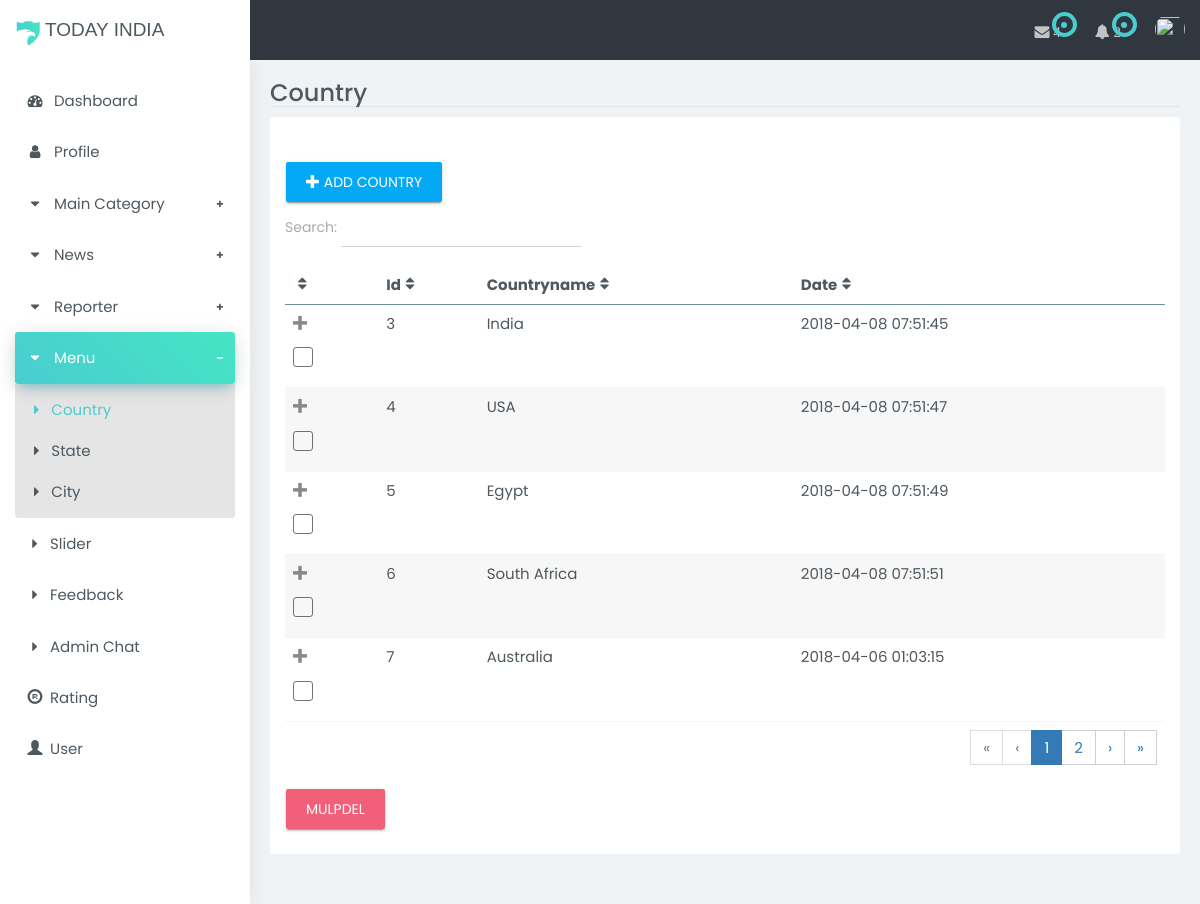
The app's page /Admin/index.php/Countryc with its own data.
### tables this page shows
CREATE TABLE `country` (
  `countryid` int(11) NOT NULL,
  `countryname` varchar(20) NOT NULL,
  `datereg` timestamp NOT NULL DEFAULT CURRENT_TIMESTAMP ON UPDATE CURRENT_TIMESTAMP,
  `countrystatus` enum('Active','Deactive') NOT NULL DEFAULT 'Active'
);

### Admin/application/views/template/content.php (called while the page is built)
<?php
$this->load->view('template/header');
$this->load->view('template/sider');
$this->load->view($page);
?>

### Admin/application/controllers/Countryc.php (called while the page is built, shortened)
<?php
class Countryc extends CI_Controller
{
	public function __construct()
	{
		$this->load->model('Profilem');
		$this->load->model('Countrym');
	}
	public function index()
	{
	    $file['getcountry']=$this->Countrym->getcountry();
		$file['data']=$this->Profilem->profile();
		$file['progress']=$this->Profilem->profileprogress();
		$file['page']="country/country";
		$this->load->view('template/content',$file);
	}
}
?>

### Admin/index.php (called while the page is built, shortened)
<?php
require_once BASEPATH.'core/CodeIgniter.php';

### Admin/application/models/Countrym.php (called while the page is built, shortened)
<?php
class Countrym extends CI_Model
{
	public function getcountry()
	{
		return $this->db->get('country')->result();
	}
}
?>

### Admin/application/views/country/country.php (the view, shortened to what this page needs)
<head>
<link rel="stylesheet"href="<?php echo base_url()?>assets/js/vendor/bootstrap/bootstrap.min.css">
<link rel="stylesheet" href="<?php echo base_url()?>assets/css/vendor/animsition.min.css">
<link rel="stylesheet" href="<?php echo base_url()?>assets/js/vendor/footable/css/footable.core.min.css">
<link rel="stylesheet" href="<?php echo base_url()?>assets/css/main.css">
</head>
<section id="content">
	<div class="page page-tables-footable">
		<div class="b-b mb-10">
			<div class="row">
				<div class="col-sm-6 col-xs-12">
					<h1 class="h3 m-0">Country</h1>
				</div>
			</div>
		</div>
		<div class="row">
			<div class="col-md-12">
				<section class="boxs ">
			<div class="boxs-body">
			 <div class="form-group">
            <a href="<?php echo site_url(); ?>/Countryc/countryins" class="btn btn-raised btn-info"><i class="glyphicon glyphicon-plus"></i> Add Country</a>
             <form method="post" action="<?php echo site_url() ?>/Countryc/muldel">
                <label for="filter" style="padding-top: 5px">Search:</label>
									<input id="filter" type="text" class="form-control rounded w-md mb-10 inline-block" />
								</div>
								<table id="searchTextResults" data-filter="#filter" data-page-size="5" class="footable table table-custom">
									<thead>
										<tr>
											<th></th>
                                            <th>Id</th>
											<th>Countryname</th>
											<th data-hide="phone">Date</th>
										</tr>
									</thead>
									<tbody>
                                    <?php
									foreach($getcountry as $row)
									{?>
                                    <tr>
                                    <td><div class="checkbox"><label>
		                                <input type="checkbox" name="chk[]"  value="<?php echo $row->countryid;?>"> </label>
                                        </div>
                                    </td>
                                    <td><?php echo $row->countryid;?></td>
                                    <td><?php echo $row->countryname; ?></td>
                                    <td><?php echo $row->datereg;?></td>
                                      | <a href="<?php echo site_url() ?>/Countryc/countryedit/<?php echo $row->countryid;?>"><i class="fa fa-edit"></i></a></td> <?php
									 }?>
                                     </tr>
                                    </tbody>
									<tfoot class="hide-if-no-paging">
										<tr>
											<td colspan="5" class="text-right">
												<ul class="pagination">
												</ul>
											</td>
										</tr>
									</tfoot>
								</table>
          <input type="submit" class="btn btn-raised btn-primary" name="submit" value="Mulpdel">
							</div>
                           </section>
					</div>
				</div>
			</div>
		</section>
	</div>
</body>
</html>

### records on screen
country: countryid "3", countryname "India", datereg "2018-04-08 07:51:45"
country: countryid "4", countryname "USA", datereg "2018-04-08 07:51:47"
country: countryid "5", countryname "Egypt", datereg "2018-04-08 07:51:49"
country: countryid "6", countryname "South Africa", datereg "2018-04-08 07:51:51"
country: countryid "7", countryname "Australia", datereg "2018-04-06 01:03:15"

### other values on screen
$rpcmt1 "4"
$cnt2 "2"
